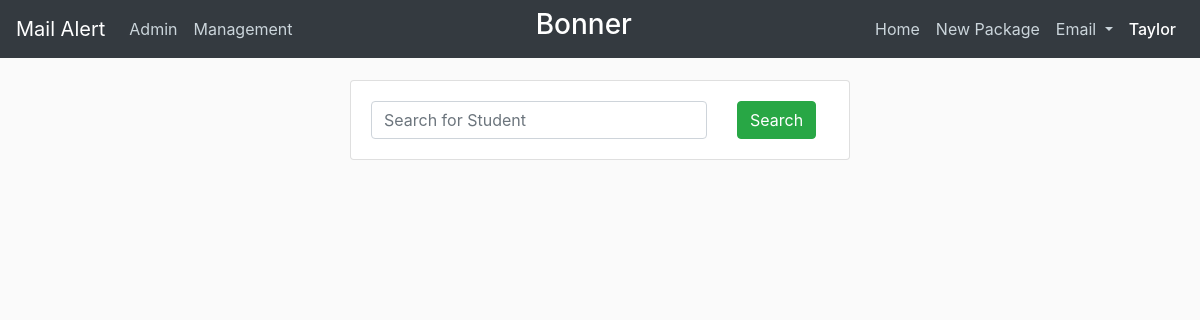
Before: /home (signed in) with the older database file.
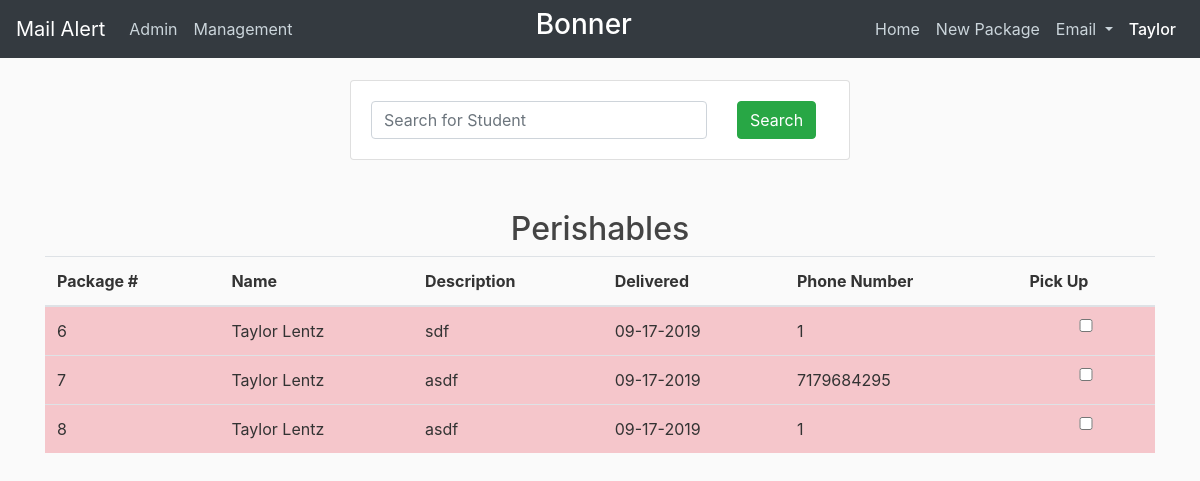
After: the same page with the newer database file.
### mailalert/models.py (models this page shows, shortened)
class Hall(db.Model):
    id = db.Column(db.Integer, primary_key=True)
    name = db.Column(db.String(100), unique=True, nullable=False)
    students = db.relationship('Student', backref='hall')
    employees = db.relationship('Employee', backref='hall')
    packages = db.relationship('Package', backref='hall')

class Employee(db.Model, UserMixin):
    id = db.Column(db.Integer, primary_key=True)
    hired_date = db.Column(db.DateTime, nullable=False, default=datetime.now)
    end_date = db.Column(db.DateTime)
    active = db.Column(db.Boolean, default=True)
    email = db.Column(db.String(120), unique=True, nullable=False)
    first_name = db.Column(db.String(100), nullable=False)
    last_name = db.Column(db.String(100), nullable=False)
    password = db.Column(db.String(60), nullable=False)
    access = db.Column(db.String, nullable=False, default="DR")
    hall_id = db.Column(db.Integer, db.ForeignKey('hall.id'))
    logins = db.relationship('Login', backref='employee')
    sent_mail = db.relationship('SentMail', backref='employee')
    inputted_packages = db.relationship(
        'Package', foreign_keys='[Package.employee_input_id]', backref='inputted')
    removed_packages = db.relationship(
        'Package', foreign_keys='[Package.employee_remove_id]', backref='removed')
    def is_admin(self):
        return self.access == 'Admin'
    def allowed(self, access_level):
        return ACCESS[self.access] >= ACCESS[access_level]

class Package(db.Model):
    id = db.Column(db.Integer, primary_key=True)
    status = db.Column(db.String(100), nullable=False, default="Active")
    description = db.Column(db.String(250), nullable=False)
    delivery_date = db.Column(
        db.DateTime, nullable=False, default=datetime.now)
    picked_up_date = db.Column(db.DateTime)
    perishable = db.Column(db.Boolean, default=False, nullable=False)
    student_id = db.Column(db.Integer, db.ForeignKey('student.id'))
    hall_id = db.Column(db.Integer, db.ForeignKey('hall.id'))
    employee_input_id = db.Column(db.Integer, db.ForeignKey('employee.id'))
    employee_remove_id = db.Column(db.Integer, db.ForeignKey('employee.id'))

class Student(db.Model):
    id = db.Column(db.Integer, primary_key=True)
    email = db.Column(db.String(100), unique=True, nullable=False)
    student_id = db.Column(db.String(9), unique=True, nullable=False)
    first_name = db.Column(db.String(100), nullable=False)
    last_name = db.Column(db.String(100), nullable=False)
    room_number = db.Column(db.String(6), nullable=False)
    phone_number = db.Column(db.String(15), unique=True)
    hall_id = db.Column(db.Integer, db.ForeignKey('hall.id'))
    packages = db.relationship('Package', backref='owner')

### mailalert/packages/routes.py (the view)
@packages.route("/", methods=['GET', 'POST'])
@packages.route("/home", methods=['GET', 'POST'])
@login_required
def home():
    package_pickup_form = PackagePickUpForm()
    student_search_form = StudentSearchForm()
    setup = request.args.get('setup')
    perishables = Package.query.filter_by(
        perishable=True, status="Active", hall=current_user.hall).all()
    if student_search_form.validate_on_submit():
        return redirect(url_for('packages.student_packages', student_id=student_search_form.student_id.data))
    return render_template('home.html', student_search_form=student_search_form,
                           package_pickup_form=package_pickup_form,
                           setup=setup, perishables=perishables)

### mailalert/packages/forms.py (shortened to what this page needs)
class PackagePickUpForm(FlaskForm):
    pick_up = BooleanField('Pick up Package')
    student_id = HiddenField('Student ID')
    student_id_confirm = StringField('ID Confirm', validators=[
        DataRequired(message='Please enter a student ID')])
    confirm = SubmitField('Confirm')

### mailalert/main/forms.py (shortened to what this page needs)
class StudentSearchForm(FlaskForm):
    student_id = StringField('Student Identification', validators=[
        DataRequired(message="Please enter a student ID")])
    submit = SubmitField("Search")

### mailalert/models.py (called while the page is built)
@login_manager.user_loader
def load_user(id):
    return Employee.query.get(int(id))

### mailalert/templates/home.html (shortened to what this page needs)
{% extends "layout_with_navbar.html" %}
{%block content %}
<form action="" method="POST" onsubmit="cardReader()">
    <div class="card" style="width:500px; margin:0 auto;">
        <div class="card-body">
            <div class="row">
                <div class="col-9">
                    {% if student_search_form.student_id.errors %}
                        {{ student_search_form.student_id(class="form-control form-control-md is-invalid") }}
                        <div class="invalid-feedback">
                            {% for error in student_search_form.student_id.errors %}
                                <span>{{ error }}</span>
                            {% endfor %}
                        </div>
                    {% else %}
                        {{ student_search_form.student_id(class="form-control form-control-md", placeholder='Search for Student') }}
                    {% endif %}
                </div>
                <div class="col-3">
                    {{ student_search_form.submit(class="btn btn-success") }}
                </div>
            </div>
        </div>
    </div>
</form>
{% if perishables %}
<form id=pickup_form>
    <div class="perishables">
        <h2 class=text-center>Perishables</h2>
        <div class='fixed-header'>
            <table id="packagesTable" class="table table-striped table-hover">
                <thead>
                    <tr>
                        <th>Package&nbsp;#</th>
                        <th>Name</th>
                        <th>Description</th>
                        <th id="deliveryDateLabel">Delivered</th>
                        <th>Phone Number</th>
                        <th>Pick&nbsp;Up</th>
                    </tr>
                </thead>
                <tbody>
                    {% for perishable in perishables %}
                        <tr class="table-danger" data-status="{{ perishable.status }}">
                            <td>{{ perishable.id }}</td>
                            <td>{{ perishable.owner.first_name }} {{ perishable.owner.last_name }}</td>
                            <td>{{ perishable.description }}</td>
                            <td>{{ perishable.delivery_date.strftime('%m-%d-%Y') }}</td>
                            <td>{{ perishable.owner.phone_number }}</td>
                            <td>{{ package_pickup_form.pick_up(class="form-control form-control-md", value=perishable.id) }}</td>
                        </tr>
                    {% endfor %}
                </tbody>
            </table>
        </div>
    </div>
</form>
 <div class="col">
</div>
{% endif %}
{% endblock %}

### mailalert/templates/layout_with_navbar.html (shortened to what this page needs)
<!DOCTYPE html>
<html>
<head>
  <link rel="stylesheet" href="https://maxcdn.bootstrapcdn.com/bootstrap/4.0.0/css/bootstrap.min.css"
>
  <link rel="stylesheet" type="text/css" href="{{ url_for('static', filename='main.css') }}">
  <link rel="stylesheet" href="https://maxcdn.bootstrapcdn.com/font-awesome/4.7.0/css/font-awesome.min.css">
</head>
<body>
  <header class="site-header">
    <nav class="navbar navbar-expand-lg navbar-dark bg-dark fixed-top">
      <a class="navbar-brand" href="/">Mail Alert</a>
      <div class="collapse navbar-collapse" id="navbarNavDropdown">
        <ul class="navbar-nav">
          {% if current_user.is_authenticated %}
            {% if current_user.is_admin() %}
              <li class="nav-item">
                <a class="nav-link" href="{{ url_for('admin.index') }}">Admin<span class="sr-only">(current)</span></a>
              </li>
            {% endif %}
            {% if current_user.allowed('Building Director') %}
              <li class="nav-item">
                <a class="nav-link" href="{{ url_for('employees.management') }}">Management<span class="sr-only">(current)</span></a>
              </li>
            {% endif %}
          {% endif %}
        </ul>
        <ul class="navbar-nav ml-auto">
          <li class="nav-item">
            <h3 class="working-hall">{{current_user.hall.name}}</h3>
          </li>
        </ul>
        <ul class="navbar-nav ml-auto">
          <li class="nav-item">
            <a class="nav-link" href="/">Home <span class="sr-only">(current)</span></a>
          </li>
          <li class="nav-item">
            <a class="nav-link" href="{{ url_for('packages.newPackage') }}">New Package<span class="sr-only">(current)</span></a>
          </li>
          <li class="nav-item dropdown">
            <a class="nav-link dropdown-toggle" href="#" id="navbarDropdownMenuLink" data-toggle="dropdown"
              aria-haspopup="true" aria-expanded="false">
              Email
            </a>
          </li>
          <li class="nav-item dropdown">
            <a class="nav-link active" href="#" id="currentUserDropDown" data-toggle="dropdown"
              aria-haspopup="true" aria-expanded="false">
              {{ current_user.first_name }}
            </a>
          </li>
        </ul>
      </div>
    </nav>
  </header>
  <main role="main" class="container">
    <div class="row">
      <div class="col-md-12">
        {% block content %}{% endblock %}
      </div>
    </div>
  </main>
</body>
</html>

### mailalert/static/main.css (style rules this page uses)
body { background: #fafafa; color: #333333; margin-top: 5rem; }
h1, h2, h3, h4, h5, h6 { color: #444444; }
.site-header .navbar-nav .nav-link { color: #cbd5db; }
.site-header .navbar-nav .nav-link.active { font-weight: 500; }
.working-hall { color: white; }
.fixed-header { max-height: 385px; overflow-y: auto; }
.fixed-header thead th { position: sticky; top: 0; background: #fafafa; }
.perishables { padding-top: 50px; }

Changed rows visible on the page:
added Package: id "6", owner.first_name "Taylor", owner.last_name "Lentz", description "sdf", delivery_date "09-17-2019", owner.phone_number "1"
added Package: id "7", owner.first_name "Taylor", owner.last_name "Lentz", description "asdf", delivery_date "09-17-2019", owner.phone_number "7179684295"
added Package: id "8", owner.first_name "Taylor", owner.last_name "Lentz", description "asdf", delivery_date "09-17-2019", owner.phone_number "1"
Other visible differences:
text now shown: "Perishables Package # Name Description Delivered Phone Number Pick Up"
